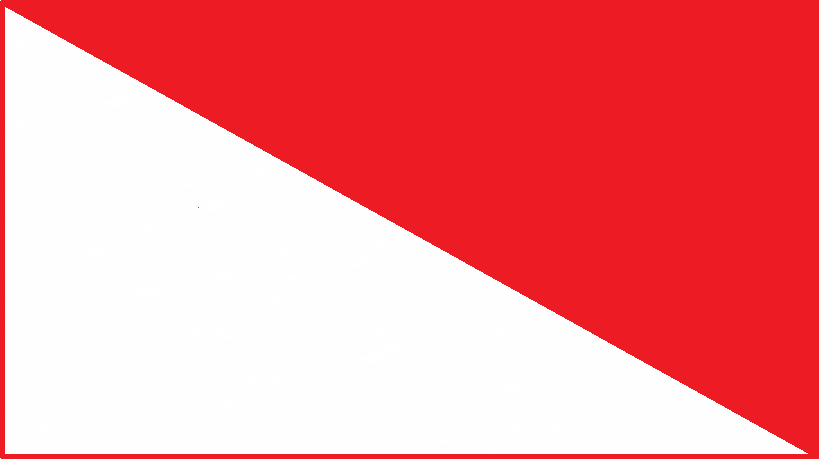
%> input picture resourses/tri1.png, 819 x 460 px, given in place of lena.png, which was not available
$ octave logical_operation.m   (GNU Octave 9; MATLAB toolbox functions it lacks are replaced by stand-ins)
%> lines starting %> are read from the running program, lines starting %| are printed output that depends on the picture; in (x1, y1, x2, y2) boxes, pixels count from 0 and x2, y2 are one past the last pixel; in counts of white or black regions, pixels touching at a corner belong together; the program's own positions count from 1; pictures that were not available may be replaced by others from this repository, and a replacement may not be noted
% Sonu Sharma, EXTC-BE-B, B2B, 729
clear;
A = imread('E:\Sonu Sharma\Desktop\lena.png');
%> A is the input picture: size 460x819x3 uint8; mean R, G, B 245.2, 136.4, 140.6
B = imread('E:\Sonu Sharma\Desktop\rect1.png');
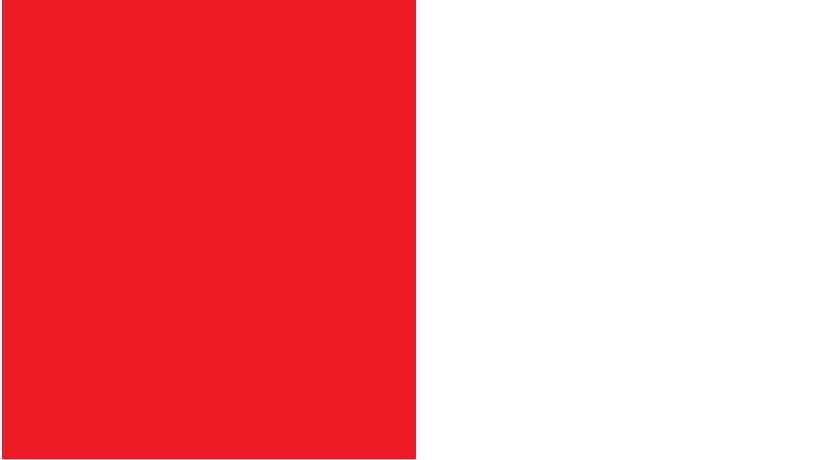
%> input picture resourses/rect1.png, 819 x 460 px
%> B is the input picture: size 460x819x3 uint8; mean R, G, B 245.9, 140.5, 144.5

%A = rgb2gray(A);
subplot(3,3,1)
imshow(A)
B = rgb2gray(B);
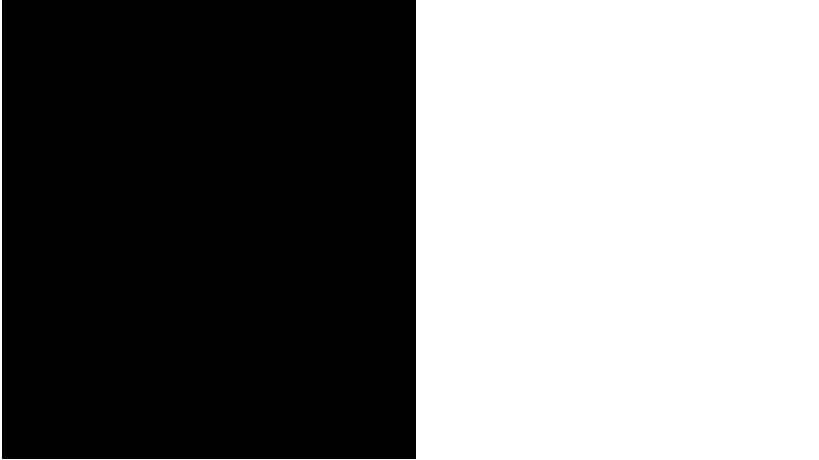
%> B: size 460x819 uint8; values 91 (black) and 255 (white), 49.6% white; 1 white region, box (x1, y1, x2, y2) and area: (0, 0, 819, 460) 186714
subplot(3,3,2)
imhist(A);
%imshow(B)

A = logical(double(A));
%> A: size 460x819x3 logical; every value is 1
B = logical(B);
%> B: size 460x819 logical; every value is 1


%C = A & B;

subplot(3,3,3)
imshow(uint8(A));
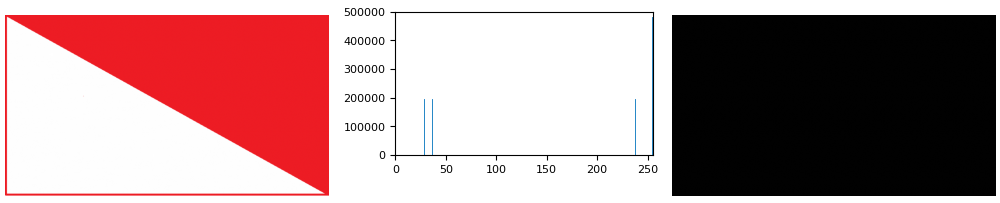
%> figure redrawn from the program's plot data, 3 panels
